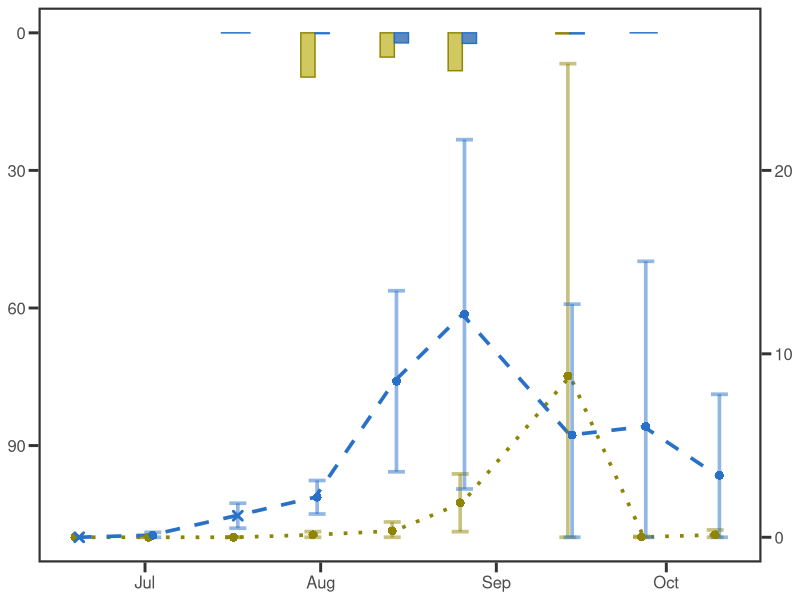
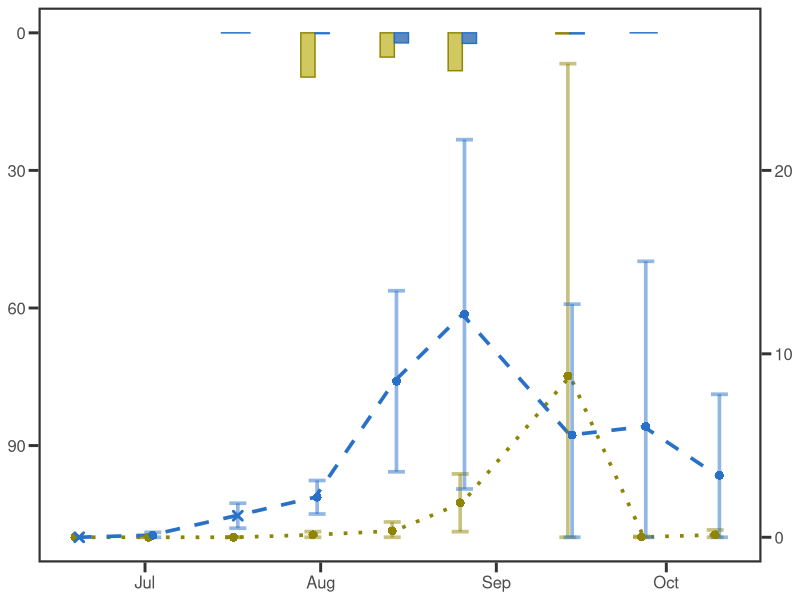

Reproduce these figures in R, in order.
#### Making plots similar to those made for 2022 and 2023 using 2024 data
### Jordan Zabrecky
## 08.03.2026

# see title

#### (1) Loading libraries & data ####

# loading libraries
lapply(c("tidyverse", "lubridate", "plyr", "cowplot"), 
       require, character.only = T)

# percent cover data
cover <- read.csv("./figures/CCHABs_meeting_figs/2024_data/cover_averaged_24.csv") %>% 
  mutate(Date = ymd(Date)) %>% 
  mutate(min = case_when(min < 0 ~ 0,
                         TRUE ~ min))

# quadrat/presence data
present <- read.csv("./figures/CCHABs_meeting_figs/2024_data/presence_quadrat_24.csv") %>% 
  mutate(Date = ymd(Date))

# join
cover <- left_join(cover, present, by = c("taxa", "Date"))

# weird and annoying that there is an x for that one day
cover$presence[4] <- "y"
cover$quadrat[4] <- "y"

# ATX data
atx <- read.csv("./figures/CCHABs_meeting_figs/2024_data/atx_averaged_24.csv") %>% 
  mutate(field_date = ymd(field_date)) %>% 
  filter(!sample_type == 0) %>% 
  mutate(sample_type = case_when(sample_type == "TM" ~ "microcoleus", 
                                 sample_type == "TAC" ~ "ana_cyl"))

#### (2) Plotting ####

# theme
theme_set(theme_bw() + theme(legend.position = "bottom", 
                             panel.grid.minor = element_blank(), panel.grid.major = element_blank(),
                             panel.border = element_rect(linewidth = 1.5), axis.ticks = element_line(linewidth = 1),
                             text = element_text(size = 15), axis.ticks.length=unit(.25, "cm")))

# plot
ggplot(data = cover, aes(x = Date)) +
  geom_bar(data = atx, position = "dodge", stat = "identity", 
           aes(y = ATX_all_ug_OM_g, fill = sample_type, color = sample_type, x = field_date), width = 5) +
  geom_line(data = cover, aes(y = 110 - (mean * 4), color = taxa, linetype = taxa, x = Date),
            linewidth = 1.25) +
  geom_errorbar(data = cover, aes(ymin = 110 - ((min) * 4),
                                  ymax = 110 - ((max) * 4),
                                  color = taxa), 
                linewidth = 1.25, alpha = 0.5, width = 6, position = position_dodge(width = 1.5)) +
  geom_point(data = cover, aes(y = 110 - (mean * 4), color = taxa, 
                               shape = interaction(presence, quadrat)),
             size = 2, stroke = 1.5, position = position_dodge(width = 1.5)) +
  scale_color_manual("Group", values = c("#8f8504","#2871c7"),
                     labels = c("Anabaena & Cylindrospermum", "Microcoleus")) +
  scale_linetype_manual("Group", values = c("dotted", "dashed"),
                        labels = c("Anabaena & Cylindrospermum", "Microcoleus")) +
  scale_shape_manual("Present / Quadrat", values = c(4, 16, 16)) +
  scale_fill_manual("Group", values = c("#d1c960","#5a88bf"),
                    labels = c("Anabaena & Cylindrospermum", "Microcoleus")) +
  labs(y = NULL, x = NULL) +
  scale_x_date(limits = as.Date(c("2024-06-18", "2024-10-12"))) +
  scale_y_reverse(sec.axis = sec_axis(~ ((. - 110)/4) * -1, 
                                                          #name = "Cover (%)")) +
  )) + 
  theme(legend.position = "none")

ggsave("./figures/CCHABs_meeting_figs/bc_dynamics_2024.tiff", dpi = 600, 
       width=10, height=4.5, unit="cm") 
